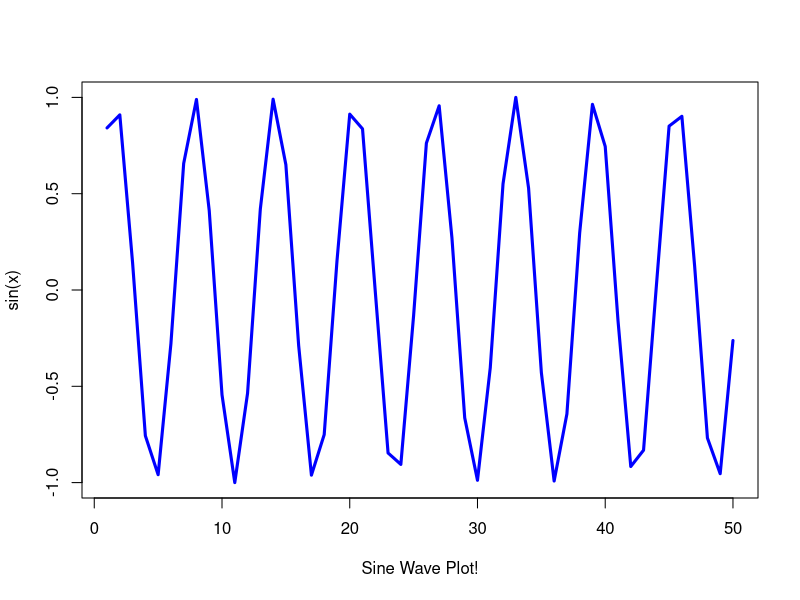

Reproduce this figure in R.
# Lab 4 - R Script
# Brad Hunter
# PID: A69038089
# email: brhunter@ucsd.edu
# Date: 10/30/2025

#Let's plot a sin wave
x <- 1:50
plot(x, sin(x), type = "l", col = "blue", lwd = 3, xlab = "Sine Wave Plot!")

